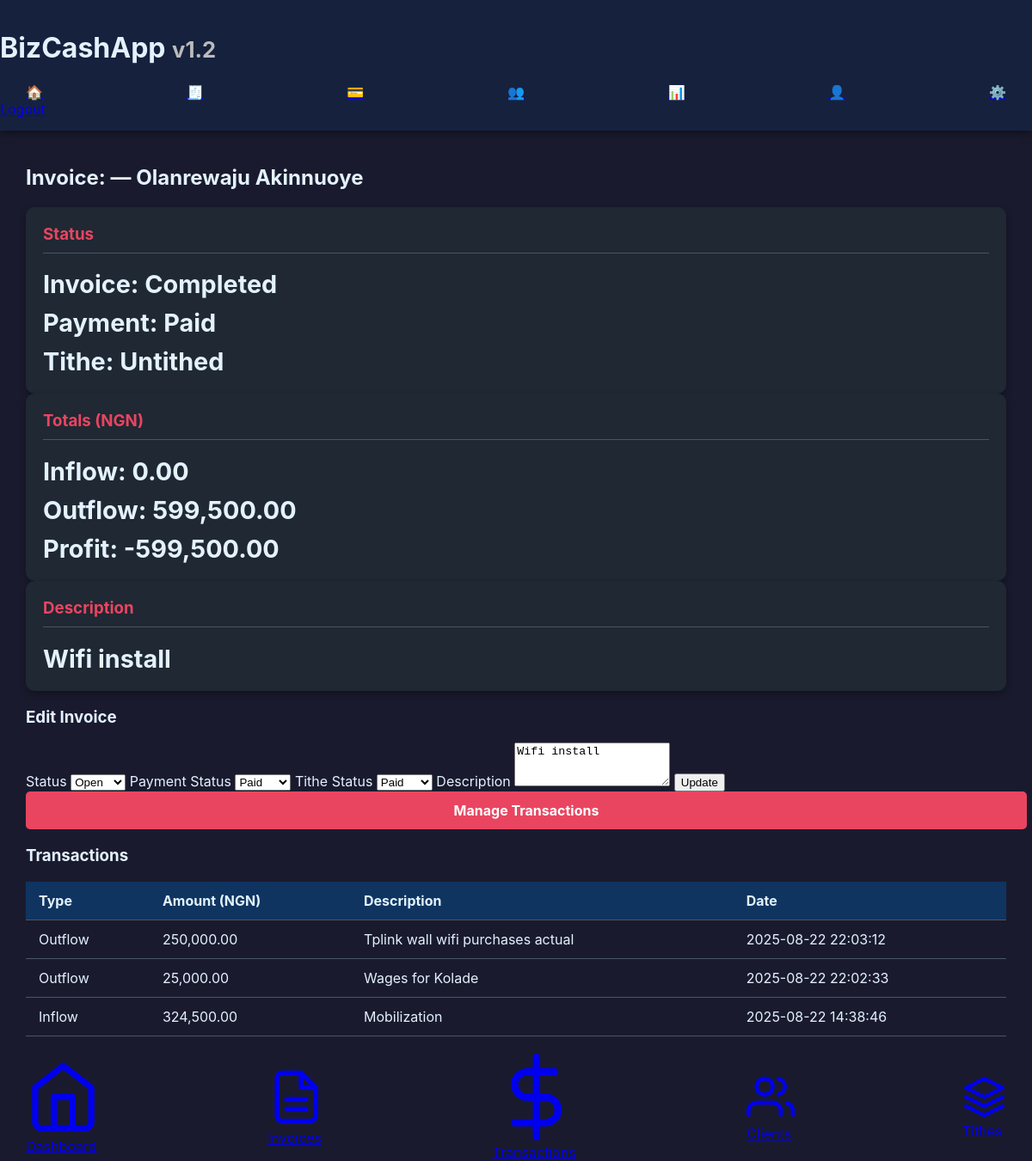
The page /invoice_detail.php?id=13 (signed in) on the database its author committed.
### tables this page shows
CREATE TABLE `invoices` (
  `id` int NOT NULL,
  `invoice_display_id` varchar(255) DEFAULT NULL,
  `client_id` int NOT NULL,
  `invoice_date` date NOT NULL,
  `description` text,
  `status` enum('Open','Completed') NOT NULL DEFAULT 'Open',
  `payment_status` enum('Unpaid','Paid') NOT NULL DEFAULT 'Unpaid',
  `tithe_status` enum('Untithed','Tithed') NOT NULL DEFAULT 'Untithed',
  `created_at` timestamp NOT NULL DEFAULT CURRENT_TIMESTAMP
);

CREATE TABLE `clients` (
  `id` int NOT NULL,
  `name` varchar(255) NOT NULL,
  `email` varchar(255) DEFAULT NULL,
  `phone` varchar(50) DEFAULT NULL,
  `created_at` timestamp NOT NULL DEFAULT CURRENT_TIMESTAMP
);

CREATE TABLE `transactions` (
  `id` int NOT NULL,
  `invoice_id` int NOT NULL,
  `type` enum('Inflow','Outflow') NOT NULL,
  `amount` decimal(10,2) NOT NULL,
  `description` varchar(255) NOT NULL,
  `transaction_date` date NOT NULL,
  `created_at` timestamp NOT NULL DEFAULT CURRENT_TIMESTAMP
);

### config.php (called while the page is built)
<?php
return [
    'db' => [
        'host' => 'localhost',
        'user' => 'cyberros_aiuser',
        'pass' => 'Admin4gpt*',
        'name' => 'cyberros_bizcashapp',
    ],
    'app' => [
        'version' => '1.2',
        'currency' => 'NGN',
        'country' => 'Nigeria',
        'tax_enabled' => false,
        'tax_rate' => 7.5,
        'admin_user' => [
            'username' => 'admin',
            'password_hash' => null,
            'role' => 'admin'
        ],
    ],
];
?>

### invoice_detail.php (the view, shortened to what this page needs)
<?php
include 'header.php';
$id = isset($_GET['id']) ? (int)$_GET['id'] : 0;
$stmt = $conn->prepare("SELECT invoices.*, clients.name AS client_name FROM invoices LEFT JOIN clients ON invoices.client_id = clients.id WHERE invoices.id = ?");
$stmt->bind_param('i', $id);
$stmt->execute();
$invoice = $stmt->get_result()->fetch_assoc();
$tres = $conn->prepare("SELECT * FROM transactions WHERE invoice_id = ? ORDER BY created_at DESC");
$tres->bind_param('i', $id);
$tres->execute();
$transactions = $tres->get_result();
$inflow = 0; $outflow = 0;
if ($transactions && $transactions->num_rows > 0) {
    while ($t = $transactions->fetch_assoc()) {
        if ($t['type'] === 'inflow') $inflow += (float)$t['amount'];
        else $outflow += (float)$t['amount'];
    }
    $tres = $conn->prepare("SELECT * FROM transactions WHERE invoice_id = ? ORDER BY created_at DESC");
    $tres->bind_param('i', $id);
    $tres->execute();
    $transactions = $tres->get_result();
}
$profit = $inflow - $outflow;
$config = include __DIR__ . '/config.php';
$currency = $config['app']['currency'] ?? 'NGN';
?>
<div class="container">
    <h2>Invoice: <?= htmlspecialchars($invoice['invoice_id']) ?> — <?= htmlspecialchars($invoice['client_name'] ?? 'Unknown') ?></h2>
    <div class="cards">
        <div class="card">
            <h3>Status</h3>
            <p>Invoice: <?= htmlspecialchars($invoice['status']) ?></p>
            <p>Payment: <?= htmlspecialchars($invoice['payment_status']) ?></p>
            <p>Tithe: <?= htmlspecialchars($invoice['tithe_status']) ?></p>
        </div>
        <div class="card">
            <h3>Totals (<?= htmlspecialchars($currency) ?>)</h3>
            <p>Inflow: <?= number_format($inflow, 2) ?></p>
            <p>Outflow: <?= number_format($outflow, 2) ?></p>
            <p>Profit: <?= number_format($profit, 2) ?></p>
        </div>
        <div class="card">
            <h3>Description</h3>
            <p><?= nl2br(htmlspecialchars($invoice['description'])) ?></p>
        </div>
    </div>
    <h3>Edit Invoice</h3>
    <form method="post">
        <label>Status
            <select name="status">
                <?php $s = $invoice['status']; ?>
                <option value="Open" <?= $s==='Open'? 'selected':'' ?>>Open</option>
            </select>
        </label>
        <label>Payment Status
            <select name="payment_status">
                <?php $ps = $invoice['payment_status']; ?>
                <option value="Paid" <?= $ps==='Paid'? 'selected':'' ?>>Paid</option>
            </select>
        </label>
        <label>Tithe Status
            <select name="tithe_status">
                <?php $ts = $invoice['tithe_status']; ?>
                <option value="Paid" <?= $ts==='Paid'? 'selected':'' ?>>Paid</option>
            </select>
        </label>
        <label>Description
            <textarea name="description" rows="3"><?= htmlspecialchars($invoice['description']) ?></textarea>
        </label>
        <button type="submit">Update</button>
        <a class="btn" href="transactions.php?invoice_id=<?= (int)$invoice['id'] ?>">Manage Transactions</a>
    </form>
    <h3>Transactions</h3>
    <table>
        <thead>
            <tr>
                <th>Type</th>
                <th>Amount (<?= htmlspecialchars($currency) ?>)</th>
                <th>Description</th>
                <th>Date</th>
            </tr>
        </thead>
        <tbody>
        <?php if ($transactions && $transactions->num_rows > 0): ?>
            <?php while ($t = $transactions->fetch_assoc()): ?>
                <tr>
                    <td><?= htmlspecialchars($t['type']) ?></td>
                    <td><?= number_format((float)$t['amount'], 2) ?></td>
                    <td><?= htmlspecialchars($t['description']) ?></td>
                    <td><?= htmlspecialchars($t['created_at']) ?></td>
                </tr>
            <?php endwhile; ?>
        <?php else: ?>
            <tr><td colspan="4">No transactions for this invoice.</td></tr>
        <?php endif; ?>
        </tbody>
    </table>
</div>
<?php require_once 'footer.php'; ?>

### style.css (style rules this page uses)
:root { --primary-bg: #1a1a2e; --secondary-bg: #16213e; --tertiary-bg: #0f3460; --card-bg: #1f2833; --text-color: #e3f2fd; --primary-accent: #e94560; --secondary-accent: #53bf9d; --green: #28a745; --orange: #fd7e14; --blue: #007bff; --light-gray: #c5c6c7; --border-color: #4b5563; }
body { margin: 0; font-family: -apple-system, BlinkMacSystemFont, "Segoe UI", Roboto, "Helvetica Neue", Arial, sans-serif; background-color: var(--primary-bg); color: var(--text-color); font-size: 16px; display: flex; flex-direction: column; min-height: 100vh; }
.container { width: 95%; max-width: 1200px; margin: 0 auto; padding: 20px 10px; flex: 1; }
.btn { display: inline-block; width: 100%; padding: 12px; border: none; border-radius: 5px; background-color: var(--primary-accent); color: white; font-size: 1rem; font-weight: bold; text-align: center; cursor: pointer; transition: background-color 0.3s ease; text-decoration: none; }
.card { background-color: var(--card-bg); padding: 20px; border-radius: 10px; box-shadow: 0 4px 8px rgba(0,0,0,0.3); }
.card h3 { margin-top: 0; color: var(--primary-accent); border-bottom: 1px solid var(--border-color); padding-bottom: 10px; }
.card p { font-size: 1.8rem; font-weight: bold; margin: 10px 0 0; }
table { width: 100%; border-collapse: collapse; white-space: nowrap; }
th, td { padding: 12px 15px; text-align: left; border-bottom: 1px solid var(--border-color); }
th { background-color: var(--tertiary-bg); }

### rows shown on the page
invoices: client.name "Olanrewaju Akinnuoye", status "Completed", payment_status "Paid", tithe_status "Untithed", description "Wifi install"
transactions: type "Outflow", amount "250,000.00", description "Tplink wall wifi purchases actual", created_at "2025-08-22 22:03:12"
transactions: type "Outflow", amount "25,000.00", description "Wages for Kolade", created_at "2025-08-22 22:02:33"
transactions: type "Inflow", amount "324,500.00", description "Mobilization", created_at "2025-08-22 14:38:46"

### other values the page prints
$appVersion "1.2"
$currency "NGN"
$inflow "0.00"
$outflow "599,500.00"
$profit "-599,500.00"
